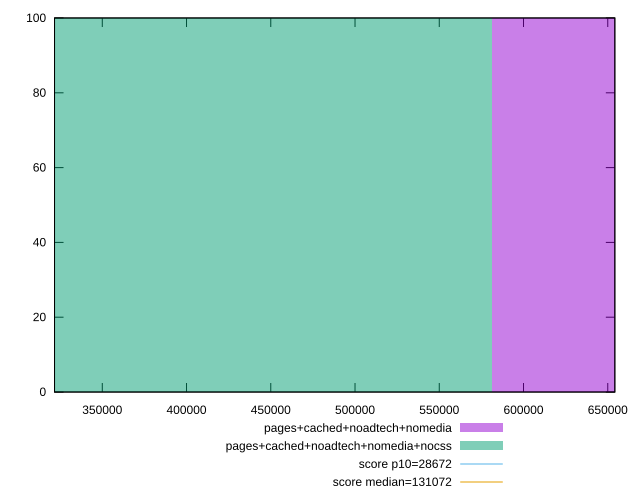

Reproduce this figure in gnuplot.
reset

$pagesCachedNoadtechNomedia <<EOF
774848.1613035924 100
EOF

$pagesCachedNoadtechNomediaNocss <<EOF
387424.0806517962 100
EOF

set key outside below
set boxwidth 387424.0806517962
set xrange [321661.56666666665:654192]
set yrange [0:100]
set trange [0:100]
set style fill transparent solid 0.5 noborder

set parametric
set terminal svg size 640, 500 enhanced background rgb 'white'
set output "report_00015_2021-02-09T16-11-33.973Z/uses-long-cache-ttl/comparison/histogram/3_vs_4.svg"

plot $pagesCachedNoadtechNomedia title "pages+cached+noadtech+nomedia" with boxes, \
     $pagesCachedNoadtechNomediaNocss title "pages+cached+noadtech+nomedia+nocss" with boxes, \
     28672,t title "score p10=28672", \
     131072,t title "score median=131072"

reset
